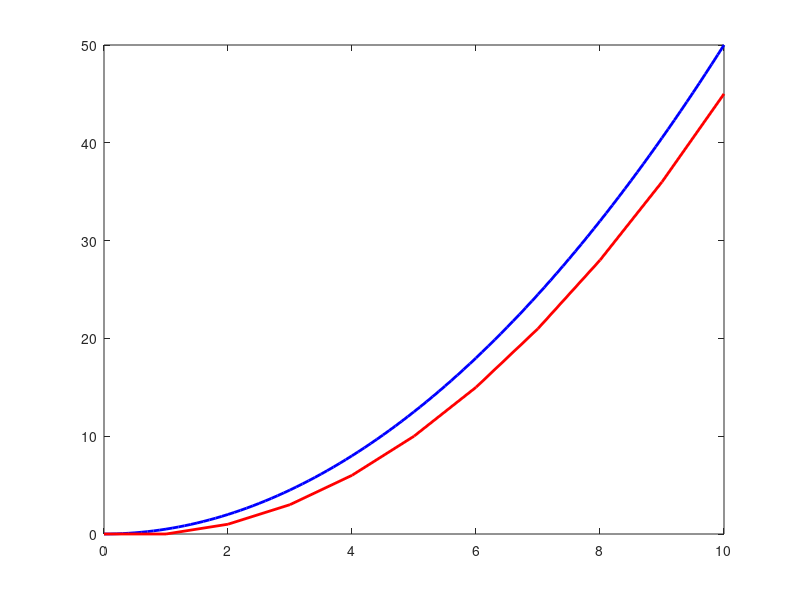

Recreate this plot in MATLAB. (Note: this script raises an error after producing the figure.)
x=[0:0.1:10];
y0=0;
y=0.5*x.^2+y0;
figure(1)
hold off
a=plot(x,y,'b');
set(a,'Linewidth',2)
%step size
h=1.0;
% Euler's method, forward finite difference
xt=[0:h:10];
N=length(xt);
yt=zeros(N,1);
yt(1)=y0;
for n=2:N
    yt(n)=yt(n-1)+h*xt(n-1)
end
hold on
a=plot(xt,yt,'r');
set(a,'Linewidth',2)
% Runge Kutta
f=inline('x','x','y');
yrk=ode45(f,xt,y0);
a=plot(xt,yt,'.g');
set(a,'MarkerSize',30)

